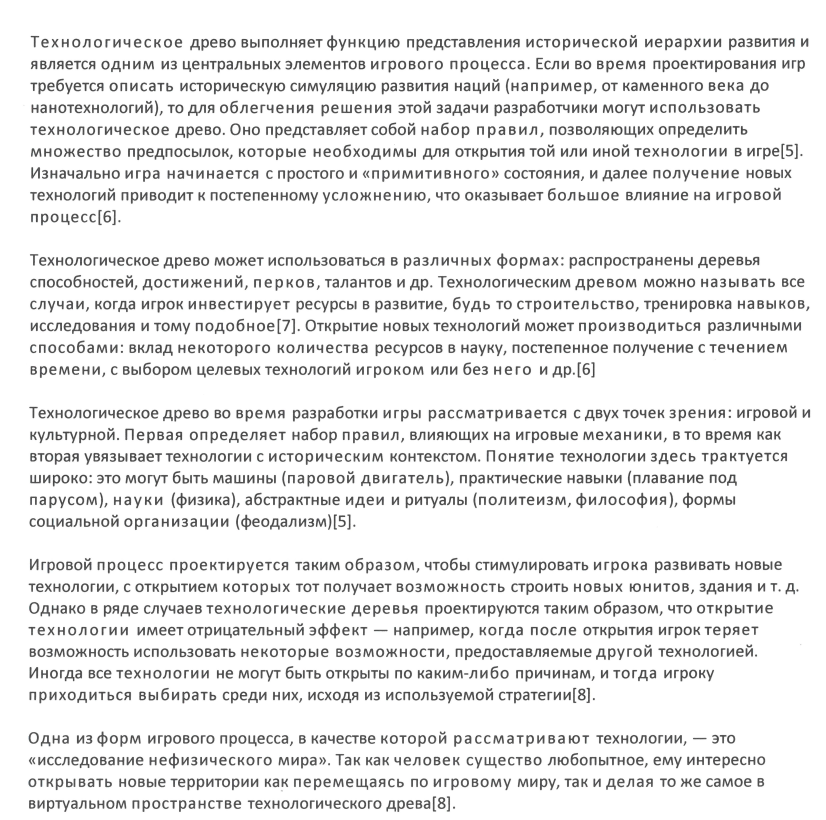
#> input picture 12.jpg, 4126 x 4098 px (shown at 1/5 size)
$ python main_m.py   (older library calls are emulated)
#> lines starting #> are read from the running program, lines starting #| are printed output that depends on the picture; after the words box and inside, x2 and y2 are one past the last pixel; in counts of white or black regions, pixels touching at a corner belong together
import pandas as pd
import pytesseract
from PIL import Image
from scipy.stats import mode
from matplotlib import pylab as plt
import matplotlib.patches as patches
import numpy as np
import cv2
from math import fabs

"""
Работа алгоритма
1. Чтение файла и препроцессинг
2. MSER определение средних размеров букв
3. Определение границ символов cv2.findCounters
4. Фильтрация боксов символов по размеру: удаляем совсем мелкие и вложенные в другие
5. Определение слов в тексте Определение границ слов
6. Сопоставление границ слов с границами Tesseract
7. Сравнение длин CV2 и Tesseract
8. Найти соотвествия букв, т.е. примеры по классам букв
9. Сделать классификатор содержания бокса (ищем букву)
10. Найти и решить проблемные участки: там где тессеракт или опенси сиви ошибся
11. Найти расстояние мужду буквами в слове (после  пишем п. 5)
12. Визуализация полученного
"""

"""
1. Чтение файла и препроцессинг
"""
def preprocess_function(image_path):
    """
    :param image_path: путь к изображению
    :return: изображение, чб изображение, изображение по порогу
    """
#> called with image_path = '12.jpg'
    im = cv2.imread(image_path)
#> im is the input picture: shape (4098, 4126, 3); mean B, G, R 234.3, 234.3, 234.3
    gray = cv2.cvtColor(im, cv2.COLOR_BGR2GRAY)
    gray = cv2.GaussianBlur(gray, (3, 3), 0)
    cv2.imwrite("gray.jpg", gray)
    kernel = cv2.getStructuringElement(cv2.MORPH_RECT, (9, 3))
    tophat = cv2.morphologyEx(gray, cv2.MORPH_TOPHAT, kernel)
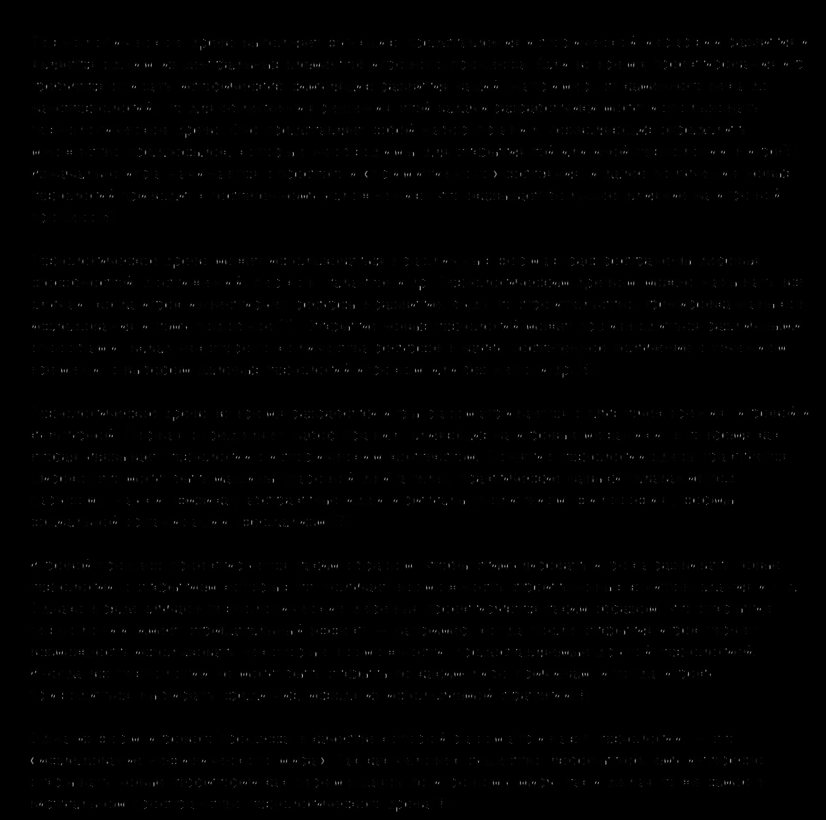
#> tophat: shape (4098, 4126) (shown at 1/5 size); min 0, max 187, mean 1.4
    gradX = cv2.Sobel(tophat, ddepth=cv2.CV_32F, dx=1, dy=0,
    	ksize=-1)
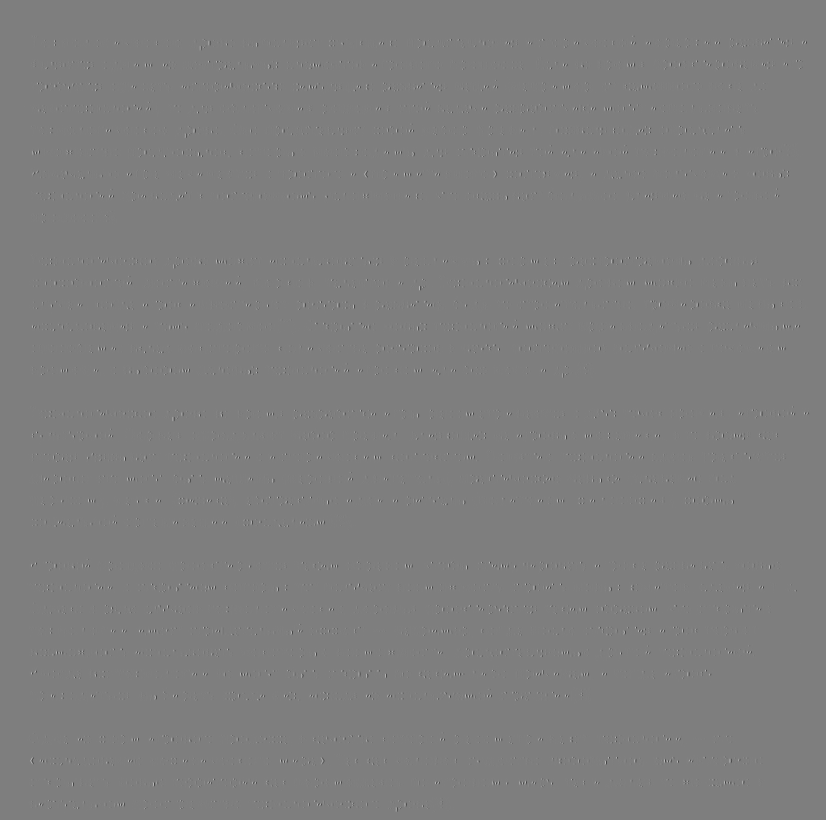
#> gradX: shape (4098, 4126) float32 (shown at 1/5 size); min -2314, max 2333, mean 0; drawn with min black and max white
    gradX = np.absolute(gradX)
    thresh1 = cv2.adaptiveThreshold(tophat,255,1 ,1,9,2)
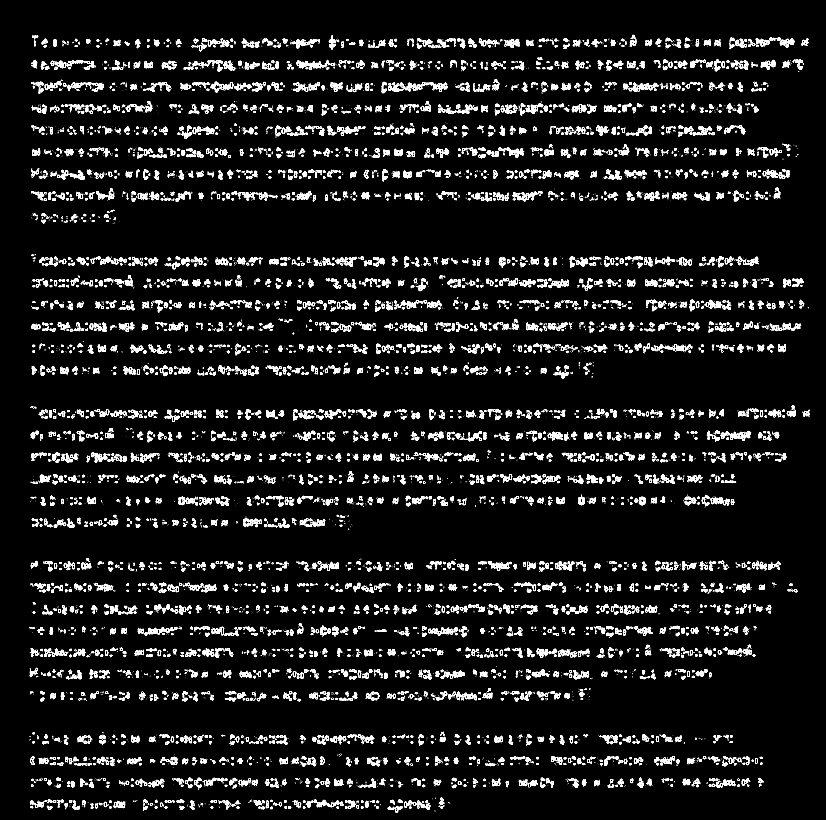
#> thresh1: shape (4098, 4126) (shown at 1/5 size); 4.5% white in thin lines or dots, all inside (x1, y1, x2, y2) = (146, 173, 4049, 4063)
    edged = cv2.Canny(gray, 10, 250)
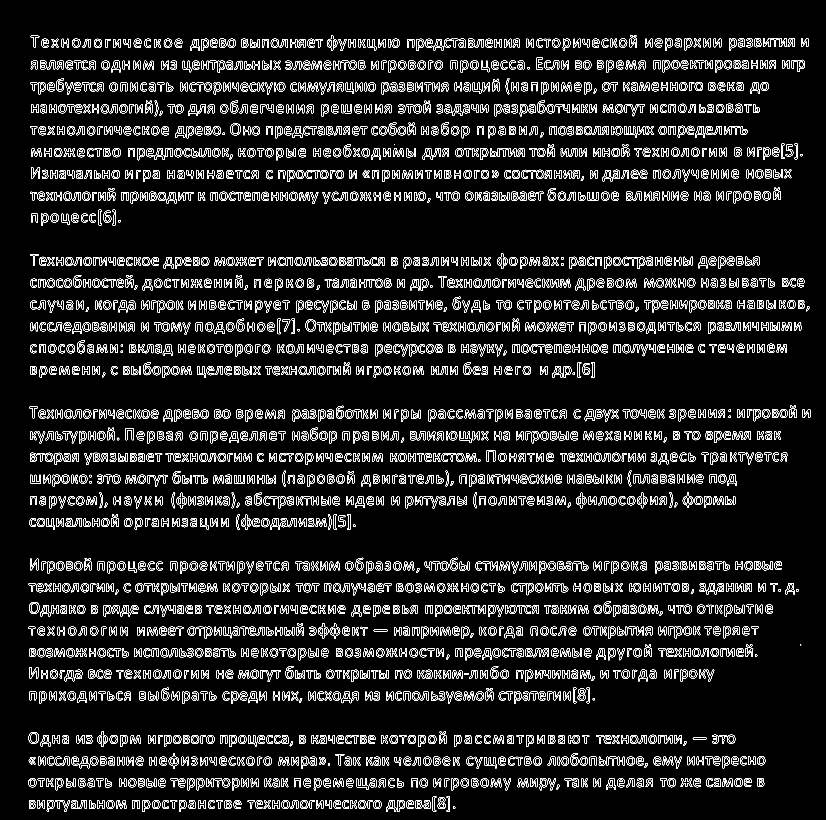
#> edged: shape (4098, 4126) (shown at 1/5 size); 3.2% white in thin lines or dots, all inside (x1, y1, x2, y2) = (142, 175, 4051, 4060)
    _, bw = cv2.threshold(gray, 0.0, 255.0, cv2.THRESH_BINARY | cv2.THRESH_OTSU)
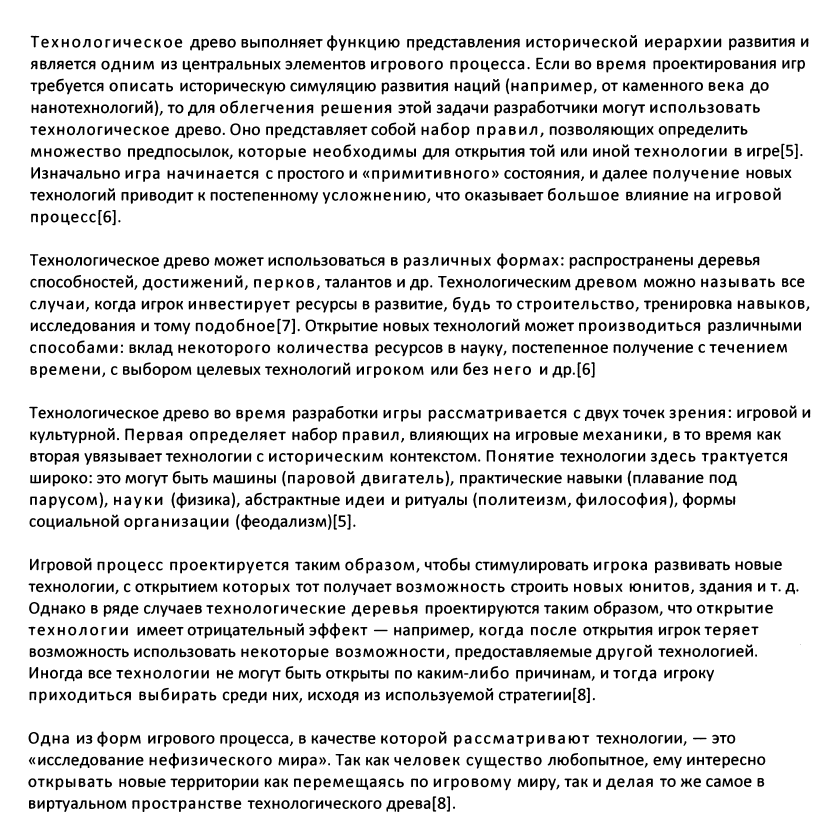
#> bw: shape (4098, 4126) (shown at 1/5 size); 88% white; 2359 black regions (2 under 20 px)
    return im, gray, edged, bw

"""
2. MSER определение средних размеров букв
"""
def box_cteate(points_list):
    """
    :param points_list: список точек, описывающих контур
    :return: таблица вида: крайняя левая координата по x, верний угол контура по y, ширина, высота
    """
    box_list = []
    for hull in points_list:
        hull_np = np.array(hull).reshape((len(hull),2))
        min_x = np.min(hull_np[:, 0])
        min_y = np.min(hull_np[:, 1])
        max_x = np.max(hull_np[:, 0])
        max_y = np.max(hull_np[:, 1])
        width = max_x - min_x
        height = max_y - min_y
        box_list += [[min_x, min_y, width, height, max_y]]
    box_df = pd.DataFrame(box_list, columns=['left', 'top', 'width', 'height', 'l'])
    return box_df

def image_to_mser_data(edged):
    """
    :param thresh: изображение
    :return: таблица рамок
    """
    (h, w) = im.shape[:2]
#> h = 4098; w = 4126
    image_size = h*w
#> image_size = 16908348
    mser = cv2.MSER_create()
    mser.setMaxArea(int(image_size/2))
    mser.setMinArea(10)
    regions, rects = mser.detectRegions(edged)
#> regions = 20991 items
    hulls = [cv2.convexHull(p.reshape(-1, 1, 2)) for p in regions]
#> hulls = 20991 contours, 9088 with area under 20; largest, box (x1, y1, x2, y2) and area: (277, 4002, 349, 4059) 2744, (315, 2159, 386, 2216) 2703, (2296, 2159, 2356, 2214) 2612, (3123, 632, 3182, 687) 2606, (2424, 3786, 2483, 3840) 2540
    box_df_mser = box_cteate(hulls)
#> the loop in box_cteate, `for hull in points_list:` made 20991 passes
#> (min_x, min_y, max_x, max_y, width, height) on passes 3 to 5: (209, 1838, 225, 1866, 16, 28), (345, 639, 365, 667, 20, 28), (336, 632, 374, 674, 38, 42)
#> after the loop in box_cteate, `for hull in points_list:`: box_list = 20991 items
#> in box_cteate, `box_df = pd.DataFrame(box_list, columns=['left', 'top', 'width', 'heig..`: box_df = table of 20991 rows and 5 columns
#> box_df_mser = table of 20991 rows and 5 columns
    return box_df_mser

def midpoint(ptA, ptB):
	return ((ptA[0] + ptB[0]) * 0.5, (ptA[1] + ptB[1]) * 0.5)

def mean_box(box_df):
    """
    :param box_df: таблица рамок
    :return: средний размер рамки: ширина и высота
    """
    width_list = []
    height_list = []
    for i in range(len(box_df)):
        width_i = box_df['width'].iloc[i]
        height_i = box_df['height'].iloc[i]
        width_list += [width_i]
        height_list += [height_i]
    width_mean = int(mode(np.array(width_list))[0])
    height_mean = int(mode(np.array(height_list))[0])
    # print('количество модальных значений', mode(np.array(width_list))[1])
    # print('количество модальных значений', mode(np.array(height_list))[1])
    return width_mean, height_mean

"""
3. Определение границ символов cv2.findCounters
"""
def counters_function(edged):
    """
    :param thresh: патч
    :return: таблицу с границами каки-то символов
    """
    contours, hierarchy = cv2.findContours(edged.copy(), cv2.RETR_TREE, cv2.CHAIN_APPROX_SIMPLE)
    box_df_counters = box_cteate(contours)
    print('количество боксов до фильтрации', len(box_df_counters))
    return box_df_counters

"""
4. Фильтрация боксов символов по размеру: удаляем совсем мелкие и вложенные в другие
"""

def filter_boxes(box_df_counters, width_mean, height_mean,k=0.8):
    # фильтры размера бокса
    box_df_counters = box_df_counters[box_df_counters["width"] > width_mean * k]
    box_df_counters = box_df_counters[box_df_counters["height"] > height_mean * k]
    box_df_counters = box_df_counters.sort_values(by=['l'])
    box_number = len(box_df_counters)
    box_df_counters.index = pd.RangeIndex(0, box_number)
    # добавление информации о строках и сортировка по порядку всех боксов
    line = 0
    box_df_counters['line'] = line
    for box in range(1, box_number):
        dist_top = box_df_counters['l'].iloc[box] - box_df_counters['l'].iloc[box - 1]
        print('расстояние между символами: ', dist_top, 'высота средняя: ', height_mean)
        print('высота символа', box_df_counters['height'].iloc[box])
        if dist_top > height_mean * k:
            line += 1
            print('новая строка')
        else:
            pass
        box_df_counters['line'].iloc[box] = line
    print(f'В документе {line + 1} строк')
    print(box_df_counters)
    box_df_counters = box_df_counters.sort_values(by=['line', 'left'])
    # удаление внутренних областей в буквах
    box_df_counters.index = pd.RangeIndex(0, box_number)
    dell_list =[]
    for box in range(1, box_number):
        dist_w = fabs(box_df_counters["left"].iloc[box] - box_df_counters["left"].iloc[box - 1])
        condition1 = (dist_w < width_mean * k)
        condition2 = (box_df_counters["left"].iloc[box] + box_df_counters["width"].iloc[box]
                    - box_df_counters["left"].iloc[box - 1] - box_df_counters["width"].iloc[box - 1]) < 0
        condition3 = (box_df_counters["line"].iloc[box] == box_df_counters["line"].iloc[box-1])
        condition = (condition1 | condition2) & condition3
        if condition:
            print('Внутренний бокс: ', dist_w, ' < ',  width_mean * k/2)
            dell_list += [box]
    print('list', dell_list)
    print('len', len(dell_list))
    box_df_counters.drop(dell_list, inplace=True)
    box_number = len(box_df_counters)
    box_df_counters.index = pd.RangeIndex(0, box_number)
    print('боксов после фильтрации', len(box_df_counters))
    box_df_counters.to_csv('result.csv')
    return box_df_counters

"""
5. Определение слов в тексте Определение границ слов
"""
def words_detection(box_df_counters, width_mean, k = 1.6):
    box_number = len(box_df_counters)
    box_df_counters.index = pd.RangeIndex(0, box_number)
    box_words = []
    word = -1
    box_df_counters['word'] = word
    word = 0
    box_df_counters['word'].iloc[0] = word
    for box in range(1, box_number):
        dist_x = fabs(box_df_counters['left'].iloc[box] - box_df_counters['left'].iloc[box - 1])
        dist_l_w = (box_df_counters['left'].iloc[box] - box_df_counters['left'].iloc[box - 1]
                    - box_df_counters['width'].iloc[box - 1])
        print('расстояние между символами: ', dist_x, 'ширина средняя*k: ', width_mean*k)
        print('ширина символа', box_df_counters['height'].iloc[box])
        condition1 = (dist_x > width_mean * k)
        condition2 = (box_df_counters["line"].iloc[box] == box_df_counters["line"].iloc[box-1])
        condition3 = (box_df_counters["line"].iloc[box] != box_df_counters["line"].iloc[box - 1])
        condition4 = dist_l_w > width_mean * k/4
        condition5 = condition1 & condition2 & condition4
        condition = condition5 | condition3
        print(f'условия: ({condition1} & {condition2} & {condition4}) | {condition3} = {condition}')
        if condition:
            print('новое слово')

            # находим координаты слова
            box_df_counters_copy = box_df_counters.copy()
            box_df_w = box_df_counters_copy[box_df_counters_copy['word'] == word]
            print('выборка по слову')
            print(box_df_w)
            if len(box_df_w) == 1:
                left = box_df_counters['left'].iloc[box - 1]
                top = box_df_counters['top'].iloc[box - 1]
                width = box_df_counters['width'].iloc[box - 1]
                line = box_df_counters['line'].iloc[box - 1]
            else:
                left = np.min(np.array(box_df_w['left']))
                print('left',left)
                top = box_df_counters['top'].iloc[box - 1]
                print('top', top)
                width = np.max(np.array(box_df_w['left'])) + box_df_counters['width'].iloc[box - 1] - left
                print('width', width)
                height = box_df_counters['height'].iloc[box - 1]
                print('height', height)
                line = box_df_counters['line'].iloc[box - 1]
                print('line', line)
            box_words += [[left, top, width, height, line, word]]

            word += 1

        elif condition4 == False: # скорее всего буква "ы"
            pass
        else:
            pass

        box_df_counters['word'].iloc[box] = word

    box_df_words = pd.DataFrame(box_words, columns=['left', 'top', 'width', 'height', 'line', 'word'])
    box_df_counters.to_csv('result.csv')
    box_df_words.to_csv('words_result.csv')
    return box_df_counters, box_df_words

"""
бн. Подача боксов в Tesseract: классификация содержимого бокса
"""

# [50 lines left out: function char_box, not called in this run]

"""
12. Визуализация полученного
"""
# [13 lines left out: function plt_boxes, not called in this run]

if __name__ == '__main__':
    image_path= '12.jpg'
    im, gray, edged, bw = preprocess_function(image_path)
    box_df_mser = image_to_mser_data(edged)
#> box_df_mser = table of 20991 rows and 5 columns
    cv2.imwrite("big_boxes.jpg",edged)
    width_mean, height_mean = mean_box(box_df_mser)
#> width_mean = 0; height_mean = 9
    box_df_counters = counters_function(bw)
#> in counters_function, `contours, hierarchy = cv2.findContours(edged.copy(), cv2.RETR_TREE, cv..`: contours = 3540 contours, 2 with area under 20; largest, box (x1, y1, x2, y2) and area: (0, 0, 4126, 4098) 16900125, (1527, 1597, 1581, 1658) 2586, (1151, 616, 1204, 677) 2584, (145, 3009, 198, 3070) 2519, (142, 3659, 195, 3720) 2518
#> the loop in box_cteate (call 2), `for hull in points_list:` made 3540 passes
#> (min_x, min_y, max_x, max_y, width, height) on passes 3 to 5: (1931, 4001, 1981, 4058, 50, 57), (1947, 4009, 1963, 4036, 16, 27), (1838, 4001, 1863, 4044, 25, 43)
#| количество боксов до фильтрации 3540
    box_df_counters = filter_boxes(box_df_counters, width_mean, height_mean,k=0.6)
#> the loop in filter_boxes, `for box in range(1, box_number):` made 3537 passes
#> (printed output is left out)
    box_df_counters, box_df_words = words_detection(box_df_counters, width_mean)
#> (the run stopped early here; a loop or call above may not have finished)
